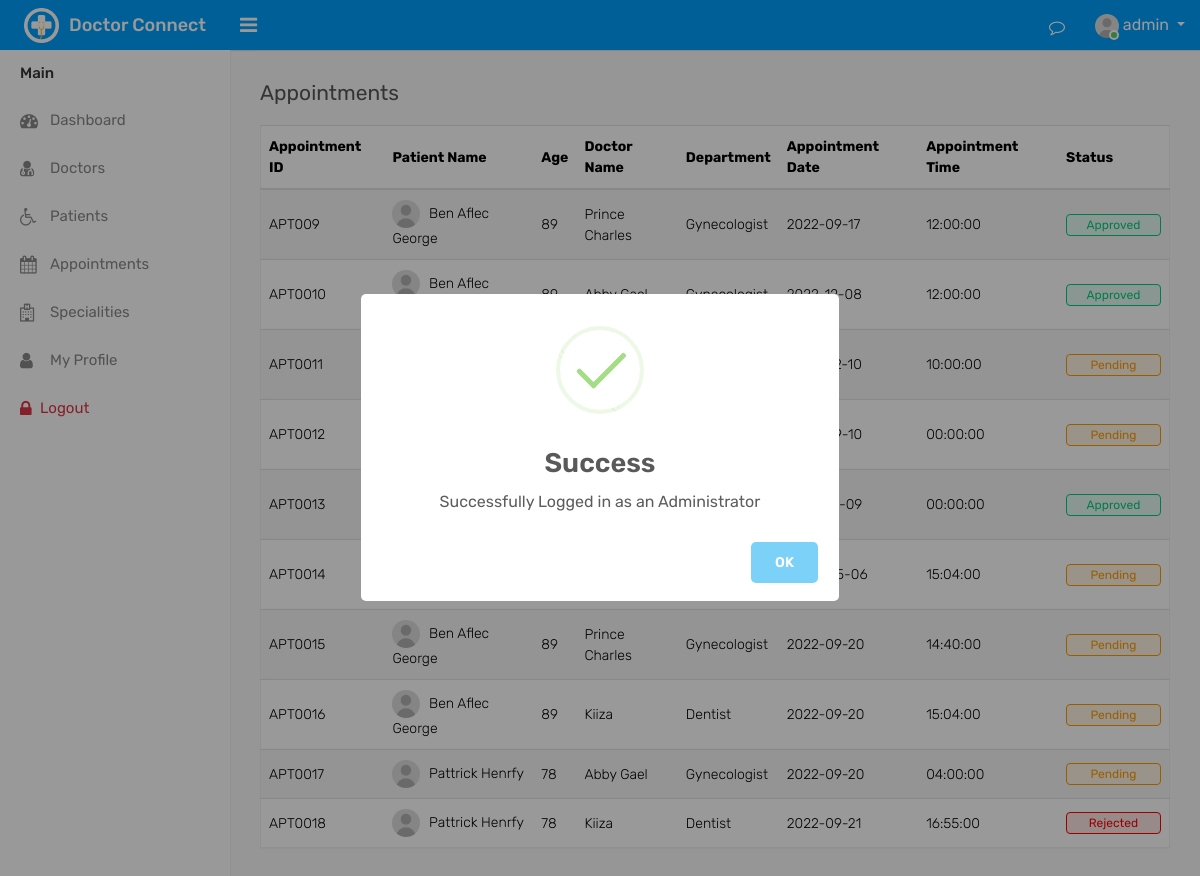
/?view=appointments (signed in), run on an earlier commit of the app's database.
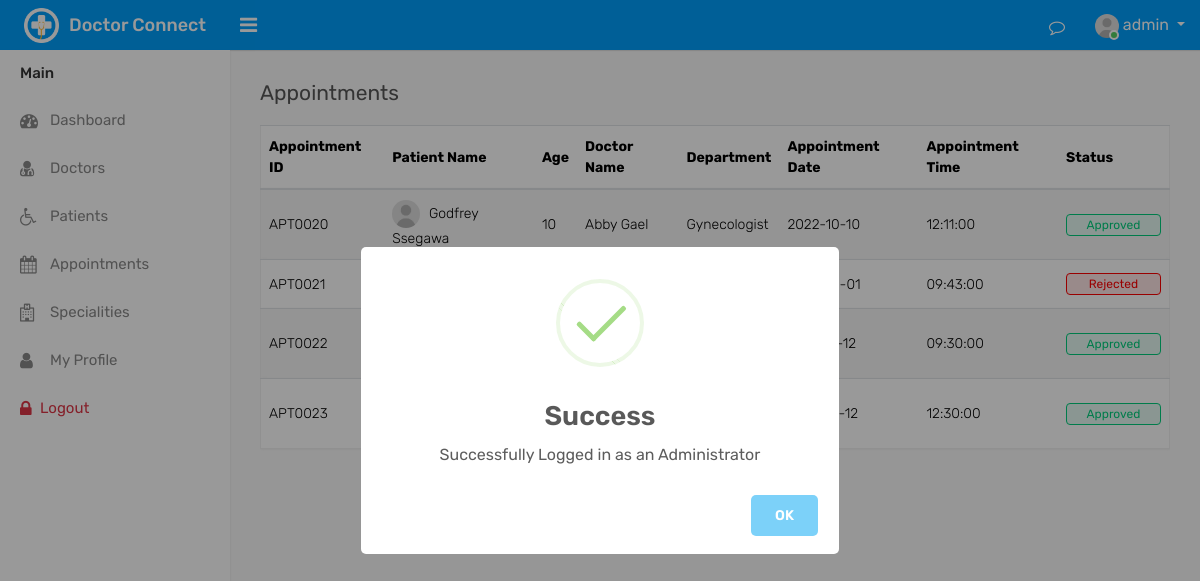
And on a later commit of the database.
### tables this page shows
CREATE TABLE `appointments` (
  `appointment_id` int(11) NOT NULL,
  `patient_id` int(11) NOT NULL,
  `doctor_id` int(11) NOT NULL,
  `appointment_date` date NOT NULL,
  `appointment_message` text NOT NULL,
  `appointment_status` varchar(100) NOT NULL DEFAULT 'pending',
  `appointment_time` time NOT NULL,
  `appointment_create_date` timestamp NOT NULL DEFAULT current_timestamp()
);

CREATE TABLE `patients` (
  `patient_id` int(11) NOT NULL,
  `patient_first_name` varchar(255) NOT NULL,
  `patient_last_name` varchar(255) NOT NULL,
  `patient_email` varchar(255) NOT NULL,
  `patient_contact` varchar(255) NOT NULL,
  `patient_age` int(3) NOT NULL,
  `patient_gender` varchar(11) NOT NULL DEFAULT 'm',
  `patient_profile_image` varchar(255) NOT NULL DEFAULT 'user.jpg',
  `patient_password` varchar(255) NOT NULL,
  `patient_create_date` timestamp NOT NULL DEFAULT current_timestamp()
);

CREATE TABLE `doctors` (
  `doctor_id` int(11) NOT NULL,
  `doctor_first_name` varchar(255) NOT NULL,
  `doctor_email` varchar(255) NOT NULL,
  `doctor_contact` varchar(100) NOT NULL,
  `doctor_last_name` varchar(255) NOT NULL,
  `doctor_gender` varchar(100) NOT NULL DEFAULT 'm',
  `status` varchar(255) NOT NULL DEFAULT 'active',
  `doctor_biography` text NOT NULL DEFAULT '""',
  `profile_image` varchar(255) NOT NULL DEFAULT 'user.jpg',
  `department_id` int(11) NOT NULL,
  `doctor_password` varchar(255) NOT NULL,
  `doctor_create_date` timestamp NOT NULL DEFAULT current_timestamp()
);

CREATE TABLE `departments` (
  `department_id` int(11) NOT NULL,
  `department_name` varchar(255) NOT NULL,
  `department_desc` text NOT NULL,
  `department_status` varchar(100) NOT NULL DEFAULT 'active',
  `department_create_date` timestamp NOT NULL DEFAULT current_timestamp()
);

### backend/db/db.php (called while the page is built)
<?php
class DB{
   public static   $db = null;
   public static function getConnection(){
      try{
      $host = "localhost";
      $dbname  = "hospital";
      DB::$db = new PDO("mysql:host=$host;dbname=$dbname","admin","admin");
      DB::$db->setAttribute(PDO::ATTR_ERRMODE,PDO::ERRMODE_EXCEPTION);
      }catch(Exception $e){
         print_r($e->getMessage());
      }
      return DB::$db;
   }
}

### backend/controllers/apt_controller.php (called while the page is built, shortened)
<?php
function getApts(array $request){
    $query_append="";
     return DB::getConnection()->query("SELECT * FROM appointments
     join doctors on doctors.doctor_id=appointments.doctor_id
     join departments on doctors.department_id=departments.department_id
     join patients on patients.patient_id=appointments.patient_id $query_append")->fetchAll();
}

### routes/routes.php (called while the page is built, shortened)
<?php
$view = "";
require("backend/db/db.php");
require("backend/controllers/apt_controller.php");
if(isset($_GET["view"])){
  $view = $_GET["view"];
}
if($view=="appointments"){
  $appointments = getApts($_GET);
}

### views/appointments.php (the view, shortened to what this page needs)
      <div class="page-wrapper">
          <div class="content">
              <div class="row">
                  <div class="col-sm-4 col-3">
                      <h4 class="page-title">Appointments</h4>
                  </div>
              </div>
		<div class="row">
			<div class="col-md-12">
				<div class="table-responsive">
					<table class="table table-striped custom-table">
						<thead>
							<tr>
								<th>Appointment ID</th>
								<th>Patient Name</th>
								<th>Age</th>
								<th>Doctor Name</th>
								<th>Department</th>
								<th>Appointment Date</th>
								<th>Appointment Time</th>
								<th>Status</th>
							</tr>
						</thead>
						<tbody>
                              <?php foreach($appointments as $appointment) :?>
							<tr>
								<td>APT00<?php echo($appointment["appointment_id"]) ?></td>
								<td><img width="28" height="28" src="assets/img/user.jpg" class="rounded-circle m-r-5" alt=""> <?php echo($appointment["patient_first_name"]) ?> <?php echo($appointment["patient_last_name"]) ?></td>
								<td><?php echo($appointment["patient_age"]) ?></td>
								<td><?php echo($appointment["doctor_first_name"]) ?> <?php echo($appointment["doctor_last_name"]) ?></td>
								<td><?php echo($appointment["department_name"]) ?></td>
								<td><?php echo($appointment["appointment_date"]) ?></td>
								<td><?php echo($appointment["appointment_time"]) ?></td>
                                        <?php
                                        $status = $appointment["appointment_status"];
                                        ?>
								<?php if($status=="approved"): ?>
								<td><button class="custom-badge status-green">Approved</button></td>
								<?php endif ?>
								<?php if($status=="pending"): ?>
                                      <td><button class="custom-badge status-orange">Pending</button></td>
                                      <?php endif ?>
                                      <?php if($status=="rejected"): ?>
                                      <td><button class="custom-badge status-red">Rejected</button></td>
                                      <?php endif ?>
							</tr>
                              <?php endforeach ?>
						</tbody>
					</table>
				</div>
			</div>
              </div>
          </div>
</div>

What changed in the data, as far as the page shows it:
no longer on this page (row unchanged): appointments: appointment_id "9", patient.patient_first_name "Ben", patient.patient_last_name "Aflec George", patient.patient_age "89", doctor.doctor_first_name "Prince", doctor.doctor_last_name "Charles", departments.department_name "Gynecologist", appointment_date "2022-09-17", appointment_time "12:00:00", appointment_status "Approved"
no longer on this page (row unchanged): appointments: appointment_id "10", patient.patient_first_name "Ben", patient.patient_last_name "Aflec…", appointment_time "12:00:00", appointment_status "Approved"
no longer on this page (row unchanged): appointments: appointment_id "11", appointment_time "10:00:00", appointment_status "Pending"
no longer on this page (row unchanged): appointments: appointment_id "12", appointment_time "00:00:00", appointment_status "Pending"
no longer on this page (row unchanged): appointments: appointment_id "13", appointment_time "00:00:00", appointment_status "Approved"
no longer on this page (row edited): appointments: appointment_id "14", appointment_time "15:04:00", appointment_status "Pending"
no longer on this page (row unchanged): appointments: appointment_id "15", patient.patient_first_name "Ben", patient.patient_last_name "Aflec George", patient.patient_age "89", doctor.doctor_first_name "Prince", doctor.doctor_last_name "Charles", departments.department_name "Gynecologist", appointment_date "2022-09-20", appointment_time "14:40:00", appointment_status "Pending"
no longer on this page (row unchanged): appointments: appointment_id "16", patient.patient_first_name "Ben", patient.patient_last_name "Aflec George", patient.patient_age "89", doctor.doctor_first_name "Kiiza", departments.department_name "Dentist", appointment_date "2022-09-20", appointment_time "15:04:00", appointment_status "Pending"
no longer on this page (row unchanged): appointments: appointment_id "17", patient.patient_first_name "Pattrick", patient.patient_last_name "Henrfy", patient.patient_age "78", doctor.doctor_first_name "Abby", doctor.doctor_last_name "Gael", departments.department_name "Gynecologist", appointment_date "2022-09-20", appointment_time "04:00:00", appointment_status "Pending"
no longer on this page (row unchanged): appointments: appointment_id "18", patient.patient_first_name "Pattrick", patient.patient_last_name "Henrfy", patient.patient_age "78", doctor.doctor_first_name "Kiiza", departments.department_name "Dentist", appointment_date "2022-09-21", appointment_time "16:55:00", appointment_status "Rejected"
added appointments: appointment_id "20", patient.patient_first_name "Godfrey", patient.patient_last_name "Ssegawa", patient.patient_age "10", doctor.doctor_first_name "Abby", doctor.doctor_last_name "Gael", departments.department_name "Gynecologist", appointment_date "2022-10-10", appointment_time "12:11:00", appointment_status "Approved"
added appointments: appointment_id "21", appointment_time "09:43:00", appointment_status "Rejected"
added appointments: appointment_id "22", appointment_time "09:30:00", appointment_status "Approved"
added appointments: appointment_id "23", appointment_time "12:30:00", appointment_status "Approved"
